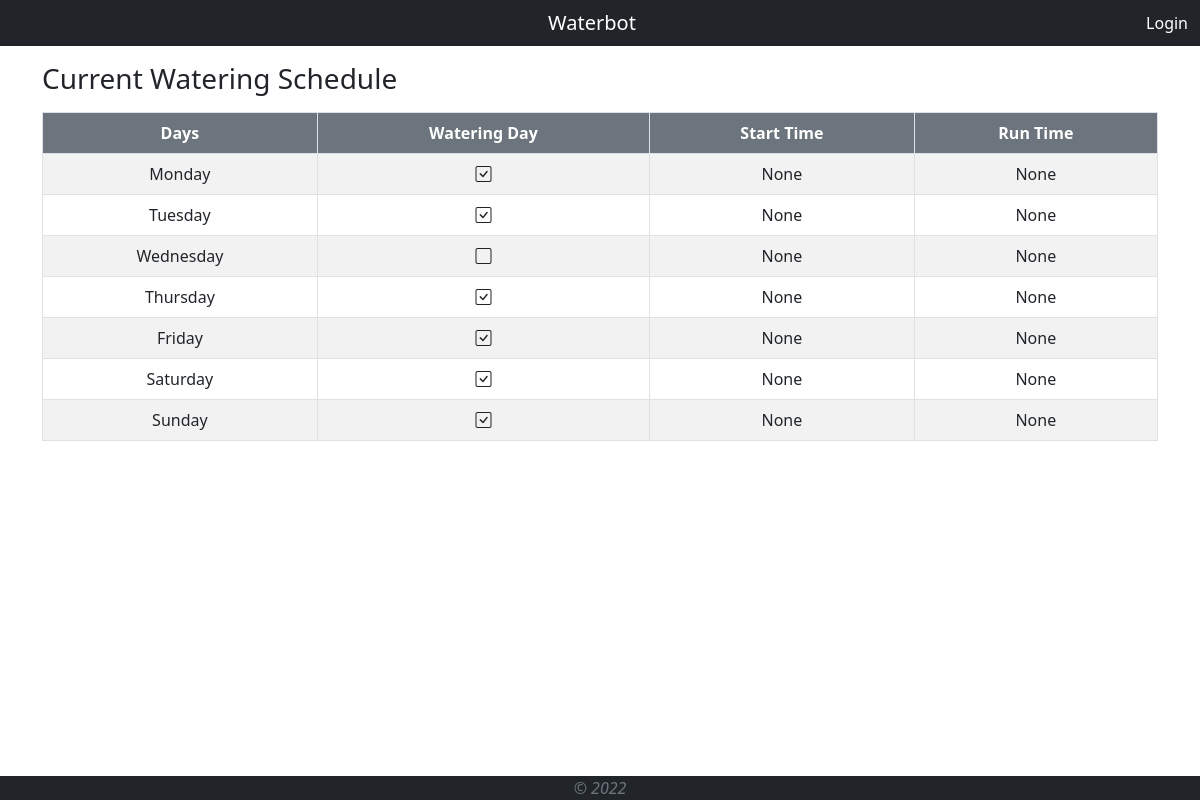
The page / on the database its author committed.
### tables this page shows
CREATE TABLE schedule (id INTEGER PRIMARY KEY AUTOINCREMENT NOT NULL, day TEXT NOT NULL, active  TEXT NOT NULL, time DATETIME, runtime DATETIME);

### app.py (the view)
@app.route('/')
def index():
    conn = get_db_connection()
    schedule = conn.execute('SELECT * FROM schedule').fetchall()
    conn.close()
    return render_template('index.html', schedule = schedule)

### app.py (called while the page is built)
def get_db_connection():
    conn = sqlite3.connect('waterbot.db')
    conn.row_factory = sqlite3.Row
    return conn

### templates/index.html (shortened to what this page needs)
{% extends "template.html" %}
{% block content %}
<div class="container mt-3">
	<h3>Current Watering Schedule</h3>
	<table class="table table-bordered table-striped table-hover text-center">
		<thead class="text-bg-secondary"><tr>
			<th>
				Days
			</th>
			<th>
				Watering Day
			</th>
			<th>
				Start Time
			</th>
			<th>
				Run Time
			</th>
		</tr></thead>
		{% for day in schedule %}
		<tr>
			<td>
				{{ day['day'] }}
			</td>
			<td>
				{% if day['active'] == 'YES' %}
				<i class="bi bi-check-square"></i>
				{% else %}
				<i class="bi bi-square"></i>
				{% endif %}
			</td>
			<td>
				{{ day['time'] }}
			</td>
			<td>
				{{ day['time'] }}
			</td>
		</tr>
		{% endfor %}
	</table>
	</div>
</div>
{% endblock %}

### templates/template.html (shortened to what this page needs)
<!doctype html>
<html lang="en">
<head>
	<link href="https://cdn.jsdelivr.net/npm/bootstrap@5.2.3/dist/css/bootstrap.min.css" rel="stylesheet">
	<link rel="stylesheet" href="https://cdn.jsdelivr.net/npm/bootstrap-icons@1.10.2/font/bootstrap-icons.css">
</head>
<body>
	{% include 'navbar.html' %}
<div id="content">
	{% block content %}Hello World{% endblock %}
<div id=footer>
	{% include 'footer.html' %}
</body>
</html>

### templates/navbar.html (shortened to what this page needs)
<nav class="navbar text-bg-dark navbar-dark navbar-static-top">
<div class="container-fluid">
	<div class="col-4 text-center">
		<a class="navbar-brand" href="/">
		 Waterbot
		</a>
	</div>
	<div class="nav-item text-end col-4">
		<a class="nav-link" href="login">
			Login
		</a>
	</div>
</div>
</nav>

### templates/footer.html (shortened to what this page needs)
<footer class="fixed-bottom bg-dark text-muted text-center">
	<i>© 2022</i>
	</div>

### rows shown on the page
schedule: day "Monday", active "YES" (drawn), time "None"
schedule: day "Tuesday", active "YES" (drawn), time "None"
schedule: day "Wednesday", active "NO" (drawn), time "None"
schedule: day "Thursday", active "YES" (drawn), time "None"
schedule: day "Friday", active "YES" (drawn), time "None"
schedule: day "Saturday", active "YES" (drawn), time "None"
schedule: day "Sunday", active "YES" (drawn), time "None"
